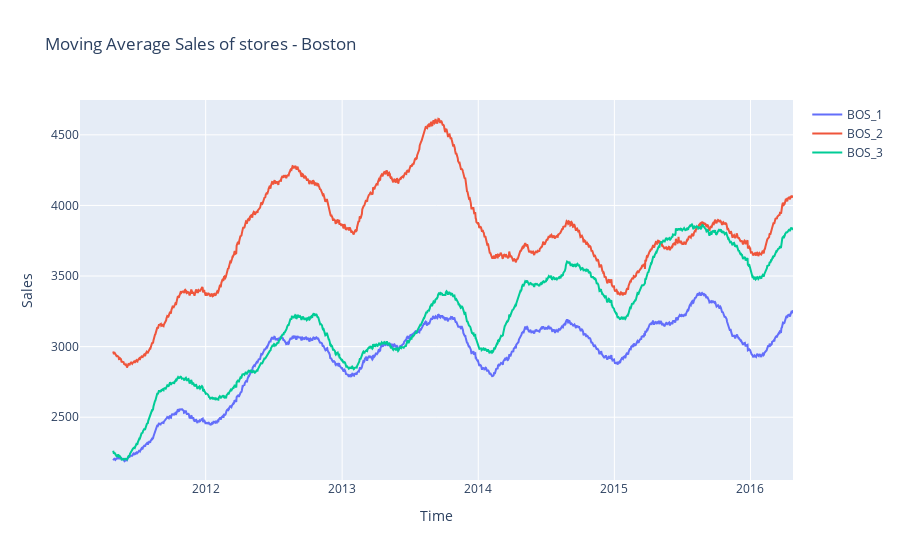

The cell this chart's notebook holds for it:
### Markdown cell above
### Média Movel de Vendas por Loja - Boston

### Code cell
dates = [d.strftime('%Y-%m-%d') for d in pd.date_range(start = min_date, end = max_date)]

past_sales = sales.set_index('id')[d_cols].T

# cols = ['BOS_1','BOS_2','BOS_3']

cols = [i for i in sales['store_code'].unique() if i.startswith('BOS_')]

fig = go.Figure()
for s in cols:
    store_items = [c for c in past_sales.columns if s in c]
    data = past_sales[store_items].sum(axis=1).rolling(90).mean()
    fig.add_trace(go.Scatter(x=dates, y=data, name=s))
    
fig.update_layout(yaxis_title="Sales", xaxis_title="Time", title="Moving Average Sales of stores - Boston")
#img_bytes = fig.to_image(format="png")
#Image(img_bytes)

### Figure 1 — Plotly figure (JSON) as saved in the notebook; plotly's stock layout.template omitted (floating-point values rounded to 4 significant figures; data arrays with more than 128 entries replaced by an {"elided": "..."} marker saying what was removed)
{"data": [{"name": "BOS_1", "type": "scatter", "x": {"elided": "1913 str values"}, "y": {"elided": "1913 float values"}}, {"name": "BOS_2", "type": "scatter", "x": {"elided": "1913 str values"}, "y": {"elided": "1913 float values"}}, {"name": "BOS_3", "type": "scatter", "x": {"elided": "1913 str values"}, "y": {"elided": "1913 float values"}}], "layout": {"title": {"text": "Moving Average Sales of stores - Boston"}, "xaxis": {"title": {"text": "Time"}}, "yaxis": {"title": {"text": "Sales"}}}}
